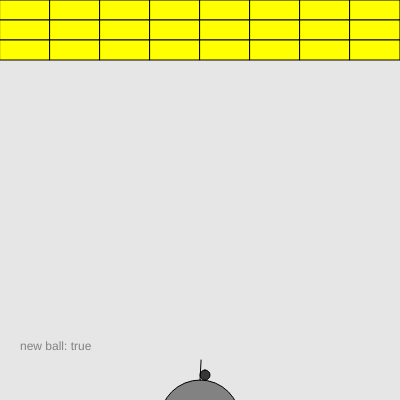
Frame 1 (no input)
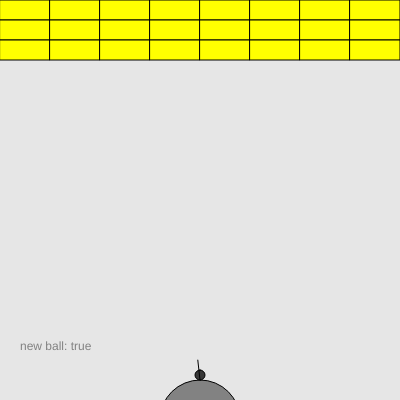
Frame 60 (no input)
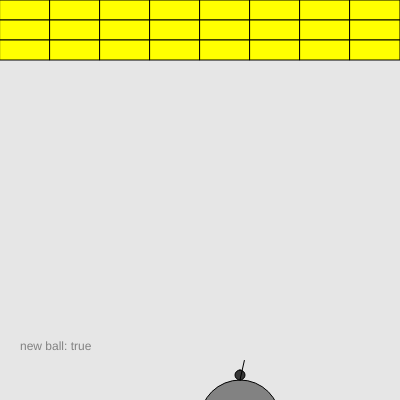
Frame 120 (the mouse pressed at the canvas centre since frame 60)

The p5.js sketch that drew these frames (run headless with seeded random() and noise() and a simulated clock; from frame 60 on, the mouse is pressed at the canvas centre):

// p5.js sketch
// ── sketch.js
// improve collision detect
//
// calculate distance between two circle centers.
// if that answer is smaller than radiuss then collision is made.
//
function setup() {

  // put setup code here
  createCanvas(400,400);
  background(230);
  text('I love you Katie', 10, 60);
  fill(0, 102, 153, 51);
  frameRate(60);

  paddle = new Paddle();
  ball = new Ball();

  board = new Board();
  board.setup();
  angleLine = new AngleLine();
}

function draw() {
  // put drawing code here
  fill(20);
  background(230);
  paddle.draw();
  paddle.move();
  board.draw();
  ball.draw();
  ball.setup();
  ball.move();


  board.checkHits();

  if (ball.start){
    angleLine.draw();

  }
  paddle.hit(ball);
  // also pass size of ball

}

function Board (){
  this.bricks = []; 
  this.draw = function(){
    fill(198);
    rect(0,0,400,400);
  }

  this.setup = function (){
    for(let j =0 ; j < 3 ; j++){

      for(let i = 0; i < 400; i += 50){

        this.bricks.push( new Brick(i ,j * 20,1));
      }
    }
  }
  this.draw = function(){
    text("new ball: "+ ball.start, 20, 350);
    this.bricks.forEach(brick => {
      brick.draw();
    });
  }

  this.checkHits = function (){
    this.bricks.forEach(brick => {
      brick.hit(ball);
    });
  }

}

function AngleLine (){
  this.y = 380;
  this.angle = PI / 2;
  this.spinSpeed = 0.055;

  this.draw = function (){
    this.angle += this.spinSpeed;;
    if(this.angle > PI || this.angle < 0){
      this.spinSpeed *= -1;
    }

    let y2 = this.y -( sin(this.angle) * 20);
    let x2 = paddle.middle() - (cos(this.angle) * 20);
    //sohcahtoa
    line(paddle.middle(), this.y, x2, y2);
  }
}

function Paddle (){
  this.x = 160;
  this.y = 400 - 20;
  this.width = 80;
  this.height = 5;

  this.move = function (){
    if (mouseIsPressed){
      this.x = mouseX;
    }
  }

  this.middle = function (){
    return (this.x + (this.width / 2));
  }



  this.draw = function (){
    fill (130);
    rect(this.x, this.y, this.width, this.y, this.width);
  }
  this.hit = function (attacker){

     if (attacker.x + attacker.size >= this.x  && attacker.x <= this.x + this.width &&(( attacker.y >= this.y + this.height - 5 && attacker.y <= this.y + this.height) || ( attacker.y + attacker.size >= this.y&& attacker.y + attacker.size <= this.y + 5))){
      attacker.stepy *= -1;
    }
  }
}
function Ball (){
  this.x = paddle.middle();
  this.y = paddle.y - 10;
  this.stepx = 0;
  this.stepy = 0;
  this.angle = 135;
  this.size = 10;
  this.start = true;

  this.move = function(){
    if (this.y >= 400 -this.size){
      this.stepy =0;
      this.stepx = 0;
      this.x = 195;
      this.y = 370;
      this.start = true;
      // Dead ball
    }else if (this.y <= 0){
      this.stepy*=-1;
    }
    if (this.x >= 400 - this.size){
      this.stepx *= -1;
    }else if (this.x<=0){
      this.stepx *= -1;
    }
    this.y+= this.stepy;
    this.x+=this.stepx;
  }
  this.bounce = function(){
    this.stepy *= -1;
  }

  this.draw = function (){
    fill(55);
    rect(this.x, this.y,this.size,this.size,this.size );
  }
    this.setup = function(){

      if( this.start){
        this.x = paddle.middle() - 5;
      }
    }
  
}

function Brick (x,y, durability){
  this.x = x;
  this.y = y;
  this.colour = "rgb(255,255,0)";
  this.durability = 1;
  this.width = 50;
  this.height = 20;

  this.hit = function(attacker){
    // left
    if (((attacker.x + attacker.size >= this.x  &&
      attacker.x + attacker.size <= this.x + 5 ) ||
      ( attacker.x <= this.x + this.width && attacker.x >= this.x + this.width - 5)) &&
      (attacker.y <= this.y + this.height && 
        attacker.y  >= this.y)){
      attacker.stepx *= -1;
    }
    else if (attacker.x + attacker.size >= this.x  && attacker.x <= this.x + this.width &&(( attacker.y >= this.y + this.height - 5 && attacker.y <= this.y + this.height) || ( attacker.y + attacker.size >= this.y&& attacker.y + attacker.size <= this.y + 5))){
      attacker.stepy *= -1;
    }
    else {
      return -1;
    }

    this.durability --;
    // remove 

    if (this.durability === 1){

      this.colour = "rgb(255,255,0)";
    }
    else{

      this.colour = "rgb(0,55,255)";
    }
    if (this.durability === 0){
      this.x = -100;
      this.y = -100;
    }
  }

  this.draw = function(){
    fill(this.colour);
    rect (this.x, this.y, this.width, this.height);
  }
}

function mouseReleased() {
  if (ball.start){
    ball.stepy = - sin(angleLine.angle) * 6;
    ball.stepx = -cos(angleLine.angle) * 6;
    ball.start = false;

  }
  return false;
}
